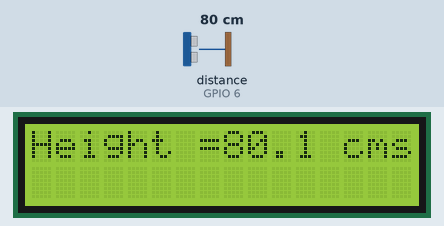
This program was run on a simulated Raspberry Pi (BCM pin numbers). Parts: 16×2 character LCD. Inputs (shaded band) come from the test bench; at power-on: distance to the obstacle (sensor on GPIO 6) 80 cm. The echo pulse lasts 58.3 µs per cm; the clock reads 2024-03-15 10:24:30 at power-on unless the program sets it; what the program prints to the terminal is not drawn.

Above: at 1.2 s.
1.3 s: distance to the obstacle (sensor on GPIO 6) set to 120 cm
At 3.0 s:
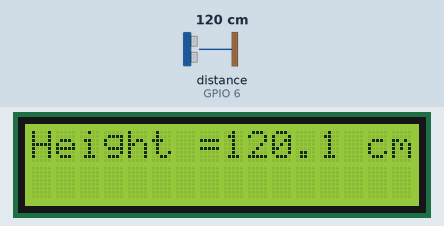
4.3 s: distance to the obstacle (sensor on GPIO 6) set to 2 cm
At 5.4 s:
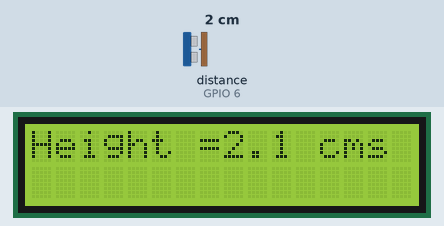
7.3 s: distance to the obstacle (sensor on GPIO 6) set to 4 cm
At 10.3 s:
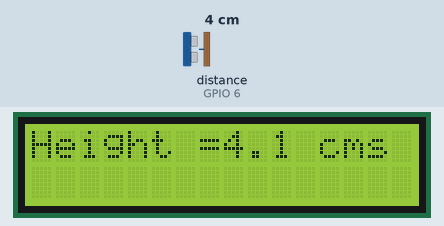
Timing chart, 0 to 11.8 s (numbered marks = the images above; inputs shaded):
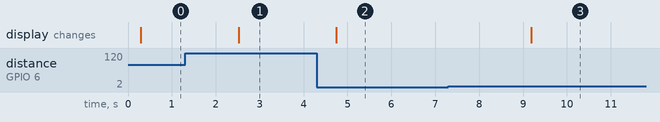

The program:

LCD-ultrasonic.py
```python
import Adafruit_CharLCD as LCD
import RPi.GPIO as GPIO
import time

GPIO.setmode(GPIO.BCM)
####  Ultrasonic
TRIG = 5
ECHO = 6
####  LCD
lcdrs=13
lcden=19
lcdd4=26
lcdd5=16
lcdd6=20
lcdd7=21

GPIO.setup(TRIG, GPIO.OUT)
GPIO.setup(ECHO, GPIO.IN)

lcd = LCD.Adafruit_CharLCD(lcdrs, lcden, lcdd4,lcdd5 , lcdd6 , lcdd7 ,0 ,16,2)
lcd.message("    Welcome   ")
lcd.set_cursor(0, 1) #(col, row)
lcd.message("Height Mes. System")

while True :
    GPIO.output(TRIG, False)
    time.sleep(0.2)
    GPIO.output(TRIG, True)
    time.sleep(0.00001)  # wait 10 microsec.
    GPIO.output(TRIG, False)
    while GPIO.input(ECHO) == 0:
        pulse_start = time.time()

    while GPIO.input(ECHO) == 1:
        pulse_end = time.time()

    pulse_duration = pulse_end - pulse_start
    distance = pulse_duration * 17150
    distance = round(distance, 2)
    print("distance:", distance, "cm")

    lcd.clear()
    lcd.message("Height =" )
    dis = '{0:0.1f}' .format(distance)
    lcd.message(dis)
    lcd.message(" cms")

    time.sleep(2)
```

Measured:
- after the input at 1.3 s, the display: changes after 1.2 s (image 1)
- after the input at 4.3 s, the display: changes after 0.44 s (image 2)
- after the input at 7.3 s, the display: changes after 1.9 s (image 3)
